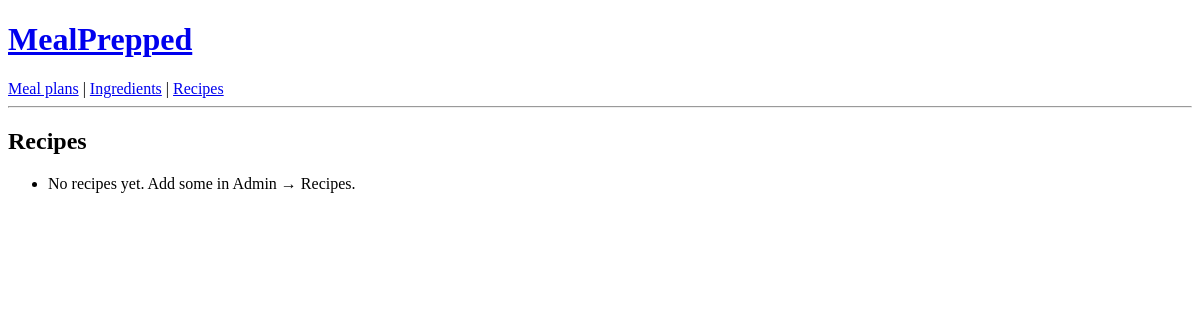
The app's page /, older data.
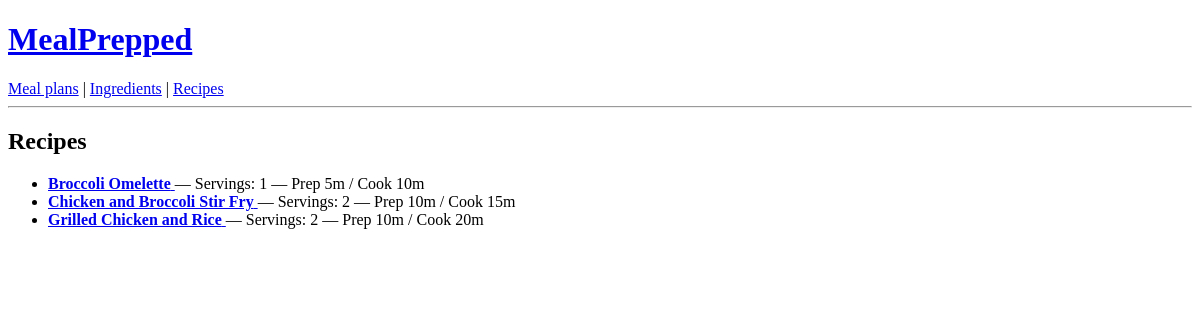
The same page, newer data.
### mealprepped/models.py (models this page shows, shortened)
class Timestamped(models.Model):
    created_at = models.DateTimeField(auto_now_add=True)
    updated_at = models.DateTimeField(auto_now=True)
    class Meta:
        abstract = True

class Recipe(Timestamped):
    recipe_id = models.AutoField(primary_key=True)
    title = models.CharField(max_length=150, unique=True)
    description = models.TextField(blank=True)
    servings = models.IntegerField(default=1, validators=[MinValueValidator(1)])
    prep_minutes = models.IntegerField(default=0)
    cook_minutes = models.IntegerField(default=0)
    class Meta:
        ordering = ["title"]

### mealprepped/views.py (the view)
# urls.py: path("", recipe_list, name="home"),
def recipe_list(request):
    recipes = Recipe.objects.all().order_by("title")
    return render(
        request,
        "mealprepped/recipe_list.html",
        {"recipes": recipes},
    )

### mealprepped/templates/mealprepped/recipe_list.html (shortened to what this page needs)
{% extends "base.html" %}
{% block content %}
  <h2>Recipes</h2>
  <ul>
    {% for r in recipes %}
      <li>
        <a href="{% url 'mealprepped:recipe_detail' r.pk %}">
          <strong>{{ r.title }}</strong>
        </a>
        — Servings: {{ r.servings }}
        — Prep {{ r.prep_minutes }}m / Cook {{ r.cook_minutes }}m
      </li>
    {% empty %}
      <li>No recipes yet. Add some in Admin → Recipes.</li>
    {% endfor %}
  </ul>
{% endblock %}

Row changes from the older to the newer data that the page shows:
added Recipe: title "Broccoli Omelette", servings "1", prep_minutes "5", cook_minutes "10"
added Recipe: title "Chicken and Broccoli Stir Fry", servings "2", prep_minutes "10", cook_minutes "15"
added Recipe: title "Grilled Chicken and Rice", servings "2", prep_minutes "10", cook_minutes "20"
Text that changed along with them:
text no longer shown: "No recipes yet. Add some in Admin → Recipes."
